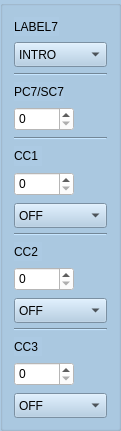
     <widget class="QGroupBox" name="columnbox7">
      <property name="geometry">
       <rect>
        <x>720</x>
        <y>50</y>
        <width>121</width>
        <height>431</height>
       </rect>
      </property>
      <property name="styleSheet">
       <string notr="true">background-color: rgb(172, 202, 227);</string>
      </property>
      <layout class="QVBoxLayout" name="verticalLayout_11">
       <item>
        <widget class="QLabel" name="label_BankPC1_7">
         <property name="sizePolicy">
          <sizepolicy hsizetype="Fixed" vsizetype="Preferred">
           <horstretch>0</horstretch>
           <verstretch>0</verstretch>
          </sizepolicy>
         </property>
         <property name="maximumSize">
          <size>
           <width>16777215</width>
           <height>30</height>
          </size>
         </property>
         <property name="text">
          <string>LABEL7</string>
         </property>
        </widget>
       </item>
       <item>
        <widget class="QComboBox" name="presetLabel1_7">
         <property name="minimumSize">
          <size>
           <width>0</width>
           <height>25</height>
          </size>
         </property>
         <property name="styleSheet">
          <string notr="true">background-color: rgb(172, 202, 227);</string>
         </property>
         <item>
          <property name="text">
           <string>INTRO</string>
          </property>
         </item>
         <item>
          <property name="text">
           <string>VERSE</string>
          </property>
         </item>
         <item>
          <property name="text">
           <string>CHORUS</string>
          </property>
         </item>
         <item>
          <property name="text">
           <string>SOLO</string>
          </property>
         </item>
         <item>
          <property name="text">
           <string>OUTRO</string>
          </property>
         </item>
         <item>
          <property name="text">
           <string>BRIDGE</string>
          </property>
         </item>
        </widget>
       </item>
       <item>
        <widget class="Line" name="line_8">
         <property name="orientation">
          <enum>Qt::Horizontal</enum>
         </property>
        </widget>
       </item>
       <item>
        <widget class="QLabel" name="label_PC1_7">
         <property name="sizePolicy">
          <sizepolicy hsizetype="Fixed" vsizetype="Preferred">
           <horstretch>0</horstretch>
           <verstretch>0</verstretch>
          </sizepolicy>
         </property>
         <property name="maximumSize">
          <size>
           <width>16777215</width>
           <height>30</height>
          </size>
         </property>
         <property name="text">
          <string>PC7/SC7</string>
         </property>
        </widget>
       </item>
       <item>
        <widget class="QSpinBox" name="spinBox_PC1_7">
         <property name="sizePolicy">
          <sizepolicy hsizetype="Fixed" vsizetype="Fixed">
           <horstretch>0</horstretch>
           <verstretch>0</verstretch>
          </sizepolicy>
         </property>
         <property name="minimumSize">
          <size>
           <width>60</width>
           <height>24</height>
          </size>
         </property>
         <property name="maximumSize">
          <size>
           <width>60</width>
           <height>16777215</height>
          </size>
         </property>
         <property name="styleSheet">
          <string notr="true">background-color: rgb(255, 255, 255);</string>
         </property>
         <property name="accelerated">
          <bool>true</bool>
         </property>
         <property name="maximum">
          <number>127</number>
         </property>
        </widget>
       </item>
       <item>
        <widget class="Line" name="line_18">
         <property name="orientation">
          <enum>Qt::Horizontal</enum>
         </property>
        </widget>
       </item>
       <item>
        <widget class="QLabel" name="label_CC1_7">
         <property name="sizePolicy">
          <sizepolicy hsizetype="Fixed" vsizetype="Preferred">
           <horstretch>0</horstretch>
           <verstretch>0</verstretch>
          </sizepolicy>
         </property>
         <property name="maximumSize">
          <size>
           <width>16777215</width>
           <height>30</height>
          </size>
         </property>
         <property name="text">
          <string>CC1 </string>
         </property>
        </widget>
       </item>
       <item>
        <widget class="QSpinBox" name="spinBox_CC1_7">
         <property name="sizePolicy">
          <sizepolicy hsizetype="Fixed" vsizetype="Fixed">
           <horstretch>0</horstretch>
           <verstretch>0</verstretch>
          </sizepolicy>
         </property>
         <property name="minimumSize">
          <size>
           <width>60</width>
           <height>24</height>
          </size>
         </property>
         <property name="maximumSize">
          <size>
           <width>60</width>
           <height>16777215</height>
          </size>
         </property>
         <property name="styleSheet">
          <string notr="true">background-color: rgb(255, 255, 255);</string>
         </property>
         <property name="accelerated">
          <bool>true</bool>
         </property>
         <property name="maximum">
          <number>127</number>
         </property>
        </widget>
       </item>
       <item>
        <widget class="QComboBox" name="onoff1_7">
         <property name="minimumSize">
          <size>
           <width>0</width>
           <height>25</height>
          </size>
         </property>
         <property name="maximumSize">
          <size>
           <width>16777215</width>
           <height>22</height>
          </size>
         </property>
         <property name="styleSheet">
          <string notr="true">background-color: rgb(172, 202, 227);</string>
         </property>
         <item>
          <property name="text">
           <string>OFF</string>
          </property>
         </item>
         <item>
          <property name="text">
           <string>ON</string>
          </property>
         </item>
        </widget>
       </item>
       <item>
        <widget class="Line" name="line_43">
         <property name="orientation">
          <enum>Qt::Horizontal</enum>
         </property>
        </widget>
       </item>
       <item>
        <widget class="QLabel" name="label_CC2_7">
         <property name="sizePolicy">
          <sizepolicy hsizetype="Fixed" vsizetype="Preferred">
           <horstretch>0</horstretch>
           <verstretch>0</verstretch>
          </sizepolicy>
         </property>
         <property name="maximumSize">
          <size>
           <width>16777215</width>
           <height>30</height>
          </size>
         </property>
         <property name="text">
          <string>CC2 </string>
         </property>
        </widget>
       </item>
       <item>
        <widget class="QSpinBox" name="spinBox_CC2_7">
         <property name="sizePolicy">
          <sizepolicy hsizetype="Fixed" vsizetype="Fixed">
           <horstretch>0</horstretch>
           <verstretch>0</verstretch>
          </sizepolicy>
         </property>
         <property name="minimumSize">
          <size>
           <width>60</width>
           <height>24</height>
          </size>
         </property>
         <property name="maximumSize">
          <size>
           <width>60</width>
           <height>16777215</height>
          </size>
         </property>
         <property name="styleSheet">
          <string notr="true">background-color: rgb(255, 255, 255);</string>
         </property>
         <property name="accelerated">
          <bool>true</bool>
         </property>
         <property name="maximum">
          <number>127</number>
         </property>
        </widget>
       </item>
       <item>
        <widget class="QComboBox" name="onoff2_7">
         <property name="minimumSize">
          <size>
           <width>0</width>
           <height>25</height>
          </size>
         </property>
         <property name="maximumSize">
          <size>
           <width>16777215</width>
           <height>22</height>
          </size>
         </property>
         <property name="styleSheet">
          <string notr="true">background-color: rgb(172, 202, 227);</string>
         </property>
         <item>
          <property name="text">
           <string>OFF</string>
          </property>
         </item>
         <item>
          <property name="text">
           <string>ON</string>
          </property>
         </item>
        </widget>
       </item>
       <item>
        <widget class="Line" name="line_36">
         <property name="orientation">
          <enum>Qt::Horizontal</enum>
         </property>
        </widget>
       </item>
       <item>
        <widget class="QLabel" name="label_CC3_7">
         <property name="sizePolicy">
          <sizepolicy hsizetype="Fixed" vsizetype="Preferred">
           <horstretch>0</horstretch>
           <verstretch>0</verstretch>
          </sizepolicy>
         </property>
         <property name="maximumSize">
          <size>
           <width>16777215</width>
           <height>30</height>
          </size>
         </property>
         <property name="text">
          <string>CC3 </string>
         </property>
        </widget>
       </item>
       <item>
        <widget class="QSpinBox" name="spinBox_CC3_7">
         <property name="sizePolicy">
          <sizepolicy hsizetype="Fixed" vsizetype="Fixed">
           <horstretch>0</horstretch>
           <verstretch>0</verstretch>
          </sizepolicy>
         </property>
         <property name="minimumSize">
          <size>
           <width>60</width>
           <height>24</height>
          </size>
         </property>
         <property name="maximumSize">
          <size>
           <width>60</width>
           <height>16777215</height>
          </size>
         </property>
         <property name="styleSheet">
          <string notr="true">background-color: rgb(255, 255, 255);</string>
         </property>
         <property name="accelerated">
          <bool>true</bool>
         </property>
         <property name="maximum">
          <number>127</number>
         </property>
        </widget>
       </item>
       <item>
        <widget class="QComboBox" name="onoff3_7">
         <property name="minimumSize">
          <size>
           <width>0</width>
           <height>25</height>
          </size>
         </property>
         <property name="maximumSize">
          <size>
           <width>16777215</width>
           <height>22</height>
          </size>
         </property>
         <property name="styleSheet">
          <string notr="true">background-color: rgb(172, 202, 227);</string>
         </property>
         <item>
          <property name="text">
           <string>OFF</string>
          </property>
         </item>
         <item>
          <property name="text">
           <string>ON</string>
          </property>
         </item>
        </widget>
       </item>
      </layout>
     </widget>
